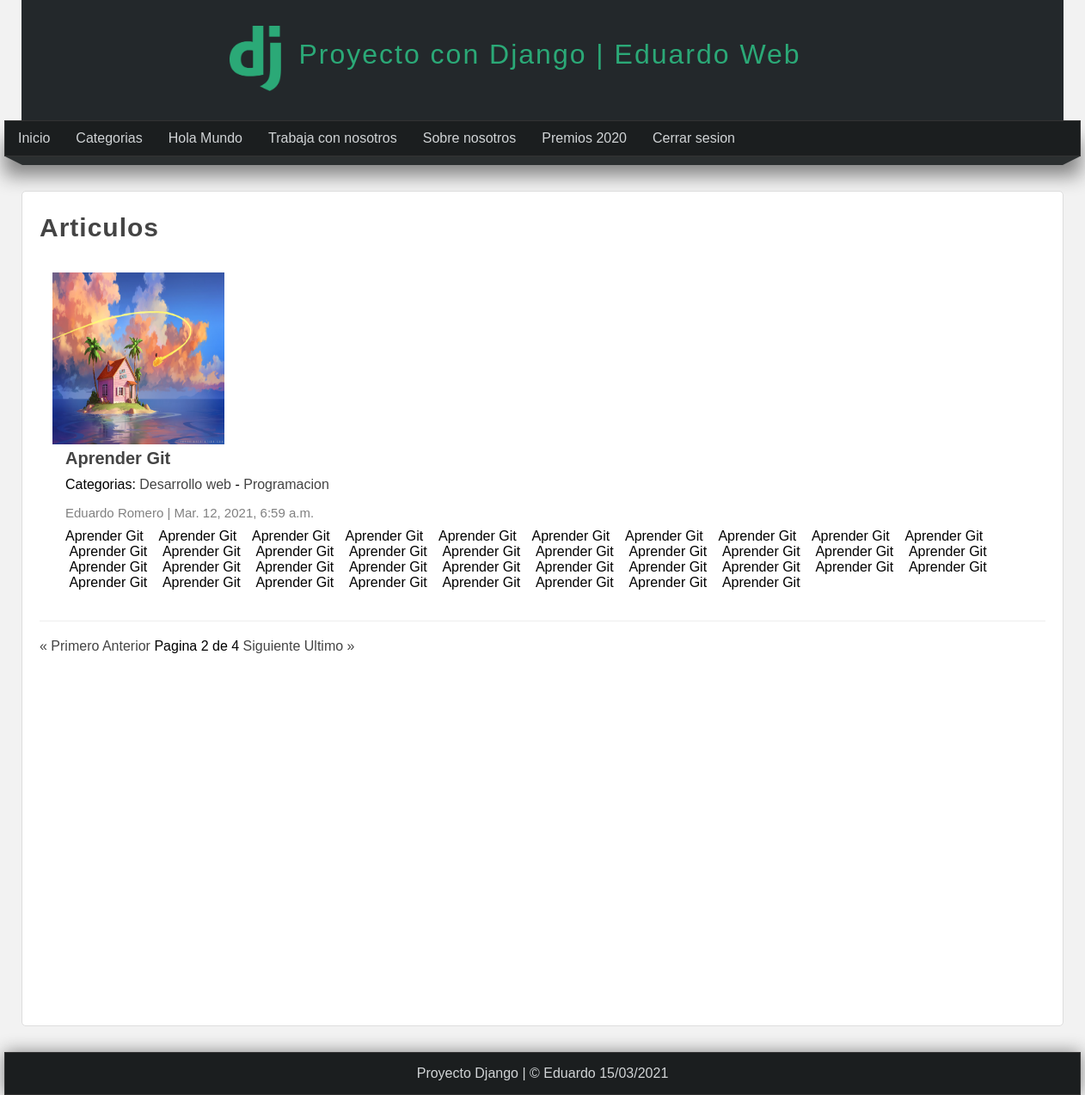
/articulos/?page=2 (signed in), run on the app's committed database.
### pages/models.py (models this page shows, shortened)
class Page(models.Model):
    title = models.CharField(max_length=50, verbose_name = 'Titulo')
    content = RichTextField(verbose_name = 'Contenido')
    slug = models.CharField(unique=True ,max_length=150, verbose_name = 'URL amigable')
    order = models.IntegerField(default=0 ,verbose_name = 'Orden')
    visible = models.BooleanField(verbose_name='¿Visible?')
    created_at = models.DateTimeField(auto_now_add=True ,verbose_name='Creado el')
    updated_at = models.DateTimeField(auto_now=True ,verbose_name='Actualizado el')
    class Meta:
        verbose_name = 'Pagina'
        verbose_name_plural = 'Paginas'

### blog/models.py (models this page shows, shortened)
class Article(models.Model):
    title = models.CharField(max_length=150, verbose_name = 'Titulo')
    content = RichTextField(verbose_name = 'Contenido')
    image = models.ImageField(default='null', verbose_name = 'Imagen', upload_to='articles')
    public = models.BooleanField(verbose_name='¿Publicado?')
    user = models.ForeignKey(User, editable=False ,verbose_name='Usuario', on_delete=models.CASCADE)
    categories = models.ManyToManyField(Category, verbose_name='Categorias', blank=True, related_name='articles')
    created_at = models.DateTimeField(auto_now_add=True, verbose_name = 'Creado el')
    updated_at = models.DateTimeField(auto_now=True, verbose_name = 'Editado el')
    class Meta:
        verbose_name = 'Articulo'
        verbose_name_plural = 'Articulos'
        ordering = ['-created_at']

class Category(models.Model):
    name = models.CharField(max_length=100, verbose_name = 'Nombre')
    description = models.CharField(max_length=255, verbose_name = 'Description')
    created_at = models.DateTimeField(auto_now_add=True, verbose_name = 'Creado el')
    class Meta:
        verbose_name = 'Categoria'
        verbose_name_plural = 'Categorias'

### blog/views.py (the view)
# urls.py: path('articulos/', views.list, name='list_articles'),
@login_required(login_url='login')
def list(request):
    articles = Article.objects.all()
    paginator = Paginator(articles, 1)
    page = request.GET.get('page')
    page_articles = paginator.get_page(page)
    return render(request, 'articles/list.html', {
        'title': 'Articulos',
        'articles': page_articles
    })

### blog/processors.py (called while the page is built)
def get_categories(request):
    categories_in_use = Article.objects.filter(public=True).values_list('categories', flat=True)
    categories = Category.objects.filter(id__in=categories_in_use).values_list('id', 'name')
    return{
        'categories': categories,
        'ids': categories_in_use
    }

### pages/context_processors.py (called while the page is built)
def get_pages(request):
    pages = Page.objects.filter(visible=True).order_by('order').values_list('id', 'title', 'slug')
    return{
        'pages': pages
    }

### blog/templates/articles/list.html (shortened to what this page needs)
{% extends 'layouts/layout.html' %}
{% block content %}
    <h1 class="title">{{title}}</h1>
    {% include 'articles/articles.html' %}
    {% include 'articles/pagination.html' %}
{% endblock %}

### mainapp/templates/layouts/layout.html (shortened to what this page needs)
<!DOCTYPE html>
<html lang="es">
  <head>
    {% load static %}
    <link
      rel="stylesheet"
      type="text/css"
      href="{% static 'css/styles.css' %}"
    />
  </head>
  <body>
    <header>
      <div id="logotipo">
        <img src="{% static 'images/logo.png' %}" alt="logo-django" />
        <h1>Proyecto con Django | Eduardo Web</h1>
      </div>
    </header>
    <nav>
      <ul>
        <li>
          <a href="{% url 'index' %}">Inicio</a>
        </li>
        {% if user.email %}
            <li>
              <a href="{% url 'list_articles' %}">Categorias</a>
            </li>
            {% for page in pages %}
              <li>
                <a href="{% url 'page' page.2 %}">{{page.1}}</a>
              </li>
            {% endfor %}
            <li>
              <a href="{% url 'logout' %}">Cerrar sesion</a>
            </li>
        {% endif %}
      </ul>
    </nav>
    <div class="barra">
      <span class="esquina-izquierda"></span>
      <span class="relleno-barra"></span>
      <span class="esquina-derecha"></span>
    </div>
    <div id="content">
      <div class="box">
        {%block content%}{%endblock%}
      </div>
    </div>
    <footer>Proyecto Django | &copy; Eduardo {% now "d/m/Y" %}</footer>
  </body>
</html>

### blog/templates/articles/articles.html (shortened to what this page needs)
{% for article in articles %}
<article class="article-item">
  {% if article.image != 'null' and article.image.url|length >= 1 %}
  <div class="image">
    <img src="{{article.image.url}}" />
  </div>
  {% endif %}
  <div class="data">
        <h2>
        <a href="{% url 'article' article.id %}">
        {{article.title}}
        </a>
        </h2>
    <p>
      Categorias: {% for category in article.categories.all %}
      <a href="{% url 'category' category.id %}"> {{category.name}}</a>
      {% if forloop.counter < article.categories.all|length %} {{'-'}} {%endif%}
      {% endfor %}
    </p>
    <span class="date">
      {{article.user.first_name}} {{article.user.last_name}} |
      {{article.created_at}}
    </span>
    <p>{{article.content|safe}}</p>
  </div>
</article>
{% endfor %}

### mainapp/static/css/styles.css (style rules this page uses)
* { margin: 0; padding: 0; font-family: 'Lucida Sans', 'Lucida Sans Regular', 'Lucida Grande', 'Lucida Sans Unicode', Geneva, Verdana, sans-serif; text-decoration: none; }
.box p, .box h2, .box h3, .box ul { margin-top: 5px; margin-bottom: 5px; }
body { background-color: #F2F2F2; }
header { width: 1212px; height: 140px; background-color: #23282B; margin: 0 auto; }
#logotipo { width: 60%; height: 130px; margin: 0 auto; padding-top: 10px; }
#logotipo img { display: block; width: 60px; float: left; margin-top: 20px; }
#logotipo h1 { display: block; float: left; margin-top: 35px; margin-left: 20px; letter-spacing: 2px; font-weight: lighter; color: #2ba977; }
nav { width: 1250px; height: 40px; background-color: #1b1e1f; border: 1px solid #333333; margin: 0 auto; box-shadow: 0px 22px 22px gray; font-size: 16px; }
nav > ul { list-style: none; text-decoration: none; }
nav > ul > li { line-height: 40px; float: left; }
nav > ul > li > a { display: block; padding-left: 15px; padding-right: 15px; color: #d1d4d6; }
.barra { width: 1250px; margin: 0 auto; }
.esquina-izquierda { display: block; border-left: 20px solid transparent; border-top: 10px solid #2b2f30; float: left; }
.esquina-derecha { display: block; border-right: 20px solid transparent; border-top: 10px solid #2b2f30; float: right; }
.relleno-barra { display: block; width: 1210px; height: 10px; background: #2b2f30; float: left; }
#content { width: 1212px; min-height: 930px; margin: 0 auto; margin-bottom: 30px; margin-top: 40px; }
.box { background: white; width: 95; min-height: 930px; padding: 20px; border: 1px solid #ddd; margin: 0 auto; border-radius: 5px; }
.box .image { width: 45%; float: left; margin-right: 30px; }
.box .image img { width: 100%; }
.box a { transition: all 300ms; color: #444; }
.title { color: #444; letter-spacing: 1px; font-size: 30px; margin-bottom: 10px; margin-top: 5px; }
.date { display: block; margin-top: 15px; margin-bottom: 15px; color: gray; }
.article-item { margin-bottom: 20px; margin-top: 20px; padding: 15px; border-bottom: 1px solid #eee; clear: both; }
.article-item .image { width: 200px; height: 200px; float: left; overflow: hidden; }
.article-item .image img { height: 200px; }
.article-item .data { float: left; padding: 15px; padding-top: 0px; }
.article-item h2 { display: block; font-size: 20px; color: #333; margin-bottom: 10px; }
.article-item span.date { display: block; font-size: 15px; color: gray; margin-bottom: 10px; }
footer { width: 1250px; background-color: #1b1e1f; border: 1px solid #333; color: #d1d4d6; text-align: center; margin: 0 auto; padding-top: 15px; padding-bottom: 15px; box-shadow: 0px 0px 20px gray; }

### data on the page
Page: title "Hola Mundo"
Page: title "Trabaja con nosotros"
Page: title "Sobre nosotros"
Page: title "Premios 2020"
Article: image (picture), title "Aprender Git", user.first_name "Eduardo", user.last_name "Romero", created_at "Mar. 12, 2021, 6:59 a.m.", content "Aprender Git Aprender Git Aprender Git Aprender Git Aprender Git Aprender Git Aprender Git Aprender Git Aprender Git Aprender Git Aprender Git Aprender Git Aprender Git Aprender Git Aprender Git Aprender Git Aprender Git Aprender Git Aprender Git Aprender Git Aprender Git Aprender Git Aprender Git Aprender Git Aprender Git Aprender Git Aprender Git Aprender Git Aprender Git Aprender Git Aprender Git Aprender Git Aprender Git Aprender Git Aprender Git Aprender Git Aprender Git Aprender Git"
Category: name "Desarrollo web", value "-"
Category: name "Programacion"

### other printed values
{{ title }} "Articulos"
{{ articles.number }} "2"
{{ articles.paginator.num_pages }} "4"
